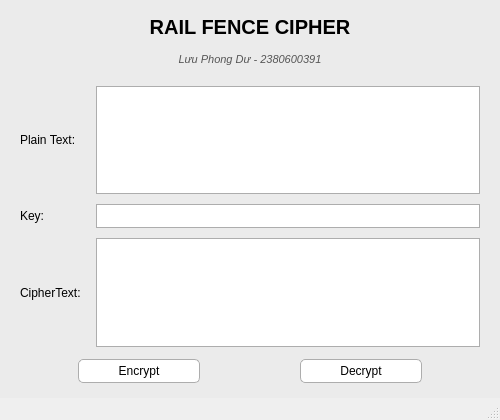
<?xml version="1.0" encoding="UTF-8"?>
<ui version="4.0">
 <class>MainWindow</class>
 <widget class="QMainWindow" name="MainWindow">
  <property name="geometry">
   <rect>
    <x>0</x>
    <y>0</y>
    <width>500</width>
    <height>420</height>
   </rect>
  </property>
  <property name="minimumSize">
   <size>
    <width>450</width>
    <height>400</height>
   </size>
  </property>
  <property name="windowTitle">
   <string>Rail Fence Cipher</string>
  </property>
  <widget class="QWidget" name="centralwidget">
   <property name="styleSheet">
    <string notr="true">
     QWidget#centralwidget {
         background-color: #ebebeb;
     }
     QLabel {
         font-family: &quot;Segoe UI&quot;, Arial, sans-serif;
         color: #000000;
         font-size: 12px;
     }
     QLabel#label_title {
         font-size: 20px;
         font-weight: bold;
         color: #000000;
         margin-bottom: 2px;
     }
     QLabel#label_author {
         font-size: 11px;
         color: #555555;
         font-style: italic;
         margin-bottom: 8px;
     }
     QTextEdit, QLineEdit {
         background-color: #ffffff;
         border: 1px solid #adadad;
         color: #000000;
         font-family: &quot;Segoe UI&quot;, Arial, sans-serif;
         font-size: 12px;
         padding: 3px;
     }
     QPushButton {
         background-color: #ffffff;
         border: 1px solid #adadad;
         border-radius: 5px;
         padding: 4px 20px;
         font-family: &quot;Segoe UI&quot;, Arial, sans-serif;
         font-size: 12px;
         color: #000000;
         min-width: 80px;
     }
     QPushButton:hover {
         background-color: #f0f0f0;
         border: 1px solid #0078d7;
     }
     QPushButton:pressed {
         background-color: #cce4f7;
         border: 1px solid #005499;
     }
    </string>
   </property>
   <layout class="QVBoxLayout" name="verticalLayout">
    <property name="spacing">
     <number>12</number>
    </property>
    <property name="leftMargin">
     <number>20</number>
    </property>
    <property name="topMargin">
     <number>15</number>
    </property>
    <property name="rightMargin">
     <number>20</number>
    </property>
    <property name="bottomMargin">
     <number>15</number>
    </property>
    <item>
     <widget class="QLabel" name="label_title">
      <property name="text">
       <string>RAIL FENCE CIPHER</string>
      </property>
      <property name="alignment">
       <set>Qt::AlignCenter</set>
      </property>
     </widget>
    </item>
    <item>
     <widget class="QLabel" name="label_author">
      <property name="text">
       <string>Lưu Phong Dư - 2380600391</string>
      </property>
      <property name="alignment">
       <set>Qt::AlignCenter</set>
      </property>
     </widget>
    </item>
    <item>
     <layout class="QGridLayout" name="gridLayout">
      <property name="verticalSpacing">
       <number>10</number>
      </property>
      <property name="horizontalSpacing">
       <number>15</number>
      </property>
      <item row="0" column="0">
       <widget class="QLabel" name="label_plain">
        <property name="text">
         <string>Plain Text:</string>
        </property>
       </widget>
      </item>
      <item row="0" column="1">
       <widget class="QTextEdit" name="txt_plain_text"/>
      </item>
      <item row="1" column="0">
       <widget class="QLabel" name="label_key">
        <property name="text">
         <string>Key:</string>
        </property>
       </widget>
      </item>
      <item row="1" column="1">
       <widget class="QLineEdit" name="txt_key"/>
      </item>
      <item row="2" column="0">
       <widget class="QLabel" name="label_cipher">
        <property name="text">
         <string>CipherText:</string>
        </property>
       </widget>
      </item>
      <item row="2" column="1">
       <widget class="QTextEdit" name="txt_cipher_text"/>
      </item>
     </layout>
    </item>
    <item>
     <layout class="QHBoxLayout" name="horizontalLayout">
      <property name="spacing">
       <number>100</number>
      </property>
      <item>
       <spacer name="horizontalSpacer">
        <property name="orientation">
         <enum>Qt::Horizontal</enum>
        </property>
        <property name="sizeHint" stdset="0">
         <size>
          <width>40</width>
          <height>20</height>
         </size>
        </property>
       </spacer>
      </item>
      <item>
       <widget class="QPushButton" name="btn_encrypt">
        <property name="text">
         <string>Encrypt</string>
        </property>
       </widget>
      </item>
      <item>
       <widget class="QPushButton" name="btn_decrypt">
        <property name="text">
         <string>Decrypt</string>
        </property>
       </widget>
      </item>
      <item>
       <spacer name="horizontalSpacer_2">
        <property name="orientation">
         <enum>Qt::Horizontal</enum>
        </property>
        <property name="sizeHint" stdset="0">
         <size>
          <width>40</width>
          <height>20</height>
         </size>
        </property>
       </spacer>
      </item>
     </layout>
    </item>
   </layout>
  </widget>
  <widget class="QMenuBar" name="menubar">
   <property name="geometry">
    <rect>
     <x>0</x>
     <y>0</y>
     <width>500</width>
     <height>22</height>
    </rect>
   </property>
  </widget>
  <widget class="QStatusBar" name="statusbar"/>
 </widget>
 <resources/>
 <connections/>
</ui>
